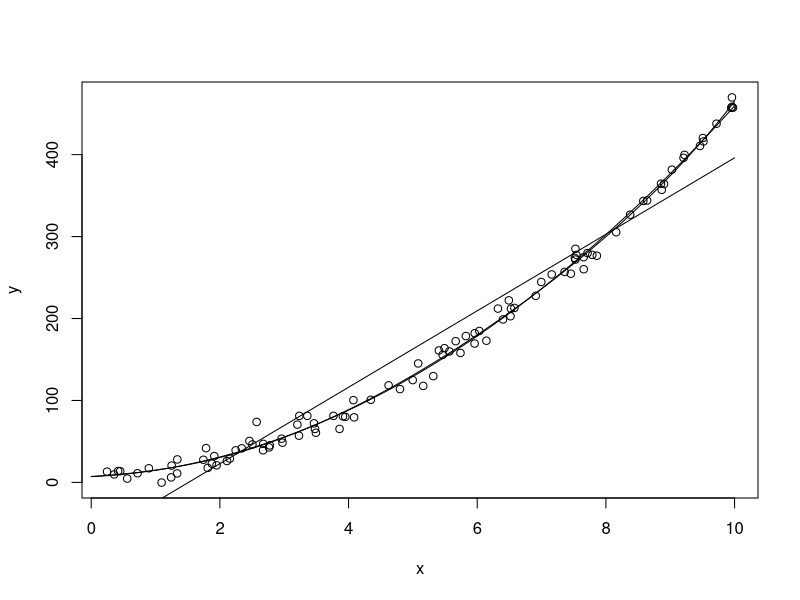

Generate this figure with R:
x<-runif(100,0,10)
y<-6+5*x+4*x^2+rnorm(100,0,10)
plot(x,y)
model1<-lm(y~x)
summary(model1)
fom1<-function(x){model1$coefficients[1]+model1$coefficients[2]*x}
curve(fom1,0,10,add=TRUE)
resi<-y-fom1(x)
resisd<-sd(resi)
aic<-100*log(2*pi*resisd^2)+100+2*(2+2)
aic

x2<-x^2
model2<-lm(y~x+x2)
summary(model2)
fom2<-function(x){model2$coefficients[1]+model2$coefficients[2]*x+model2$coefficients[3]*x^2}
curve(fom2,0,10,add=TRUE)
resi2<-y-fom2(x)
resisd2<-sd(resi2)
aic2<-100*log(2*pi*resisd2^2)+100+2*(3+2)

x3<-x^3
x4<-x^4
x5<-x^5
model3<-lm(y~x+x2+x3+x4+x5)
c<-model3$coefficients
summary(model3)
fom3<-function(x){c[1]+c[2]*x+c[3]*x^2+c[4]*x^3+c[5]*x^4+c[6]*x^5}
curve(fom3,0,10,add=TRUE)
resi3<-y-fom3(x)
resisd3<-sd(resi3)
aic3<-100*log(2*pi*resisd3^2)+100+2*(6+2)
